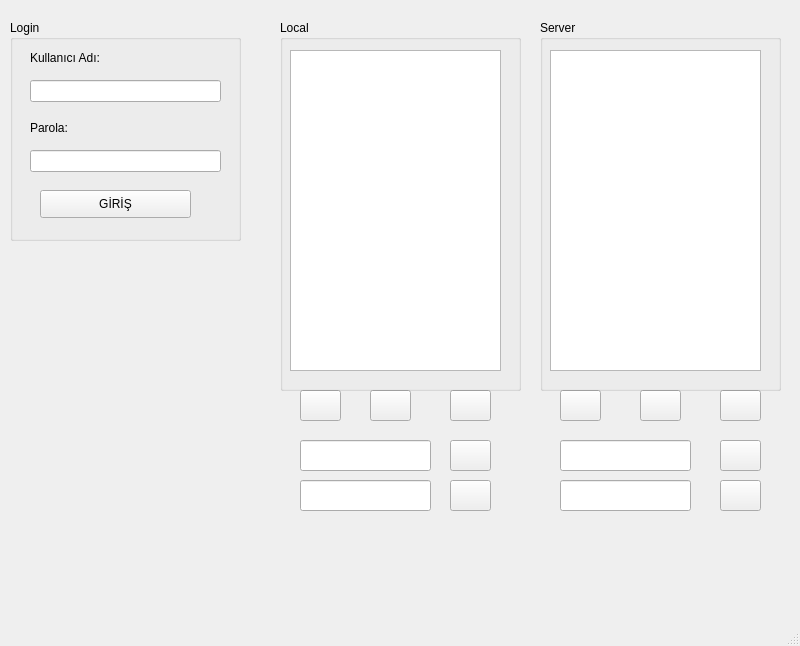
<?xml version="1.0" encoding="UTF-8"?>
<ui version="4.0">
 <class>FtpServer</class>
 <widget class="QMainWindow" name="FtpServer">
  <property name="geometry">
   <rect>
    <x>0</x>
    <y>0</y>
    <width>800</width>
    <height>646</height>
   </rect>
  </property>
  <property name="windowTitle">
   <string>FTP SERVER</string>
  </property>
  <widget class="QWidget" name="centralwidget">
   <widget class="QPushButton" name="up_level_local">
    <property name="geometry">
     <rect>
      <x>300</x>
      <y>390</y>
      <width>41</width>
      <height>31</height>
     </rect>
    </property>
    <property name="text">
     <string/>
    </property>
    <property name="icon">
     <iconset>
      <normaloff>../back.png</normaloff>../back.png</iconset>
    </property>
   </widget>
   <widget class="QPushButton" name="local_nf_button">
    <property name="geometry">
     <rect>
      <x>450</x>
      <y>440</y>
      <width>41</width>
      <height>31</height>
     </rect>
    </property>
    <property name="text">
     <string/>
    </property>
    <property name="icon">
     <iconset>
      <normaloff>../new_folder.png</normaloff>../new_folder.png</iconset>
    </property>
   </widget>
   <widget class="QPushButton" name="upload">
    <property name="geometry">
     <rect>
      <x>450</x>
      <y>390</y>
      <width>41</width>
      <height>31</height>
     </rect>
    </property>
    <property name="text">
     <string/>
    </property>
    <property name="icon">
     <iconset>
      <normaloff>../../../Downloads/icons8-upload-48.png</normaloff>../../../Downloads/icons8-upload-48.png</iconset>
    </property>
   </widget>
   <widget class="QPushButton" name="delete_local">
    <property name="geometry">
     <rect>
      <x>370</x>
      <y>390</y>
      <width>41</width>
      <height>31</height>
     </rect>
    </property>
    <property name="text">
     <string/>
    </property>
    <property name="icon">
     <iconset>
      <normaloff>../../../Downloads/icons8-delete-52.png</normaloff>../../../Downloads/icons8-delete-52.png</iconset>
    </property>
   </widget>
   <widget class="QPushButton" name="up_level_server">
    <property name="geometry">
     <rect>
      <x>560</x>
      <y>390</y>
      <width>41</width>
      <height>31</height>
     </rect>
    </property>
    <property name="text">
     <string/>
    </property>
    <property name="icon">
     <iconset>
      <normaloff>../back.png</normaloff>../back.png</iconset>
    </property>
   </widget>
   <widget class="QPushButton" name="download">
    <property name="geometry">
     <rect>
      <x>720</x>
      <y>390</y>
      <width>41</width>
      <height>31</height>
     </rect>
    </property>
    <property name="text">
     <string/>
    </property>
    <property name="icon">
     <iconset>
      <normaloff>../download.png</normaloff>../download.png</iconset>
    </property>
   </widget>
   <widget class="QPushButton" name="delete_server">
    <property name="geometry">
     <rect>
      <x>640</x>
      <y>390</y>
      <width>41</width>
      <height>31</height>
     </rect>
    </property>
    <property name="text">
     <string/>
    </property>
    <property name="icon">
     <iconset>
      <normaloff>../../../Downloads/icons8-delete-52.png</normaloff>../../../Downloads/icons8-delete-52.png</iconset>
    </property>
   </widget>
   <widget class="QPushButton" name="local_rename_button">
    <property name="geometry">
     <rect>
      <x>450</x>
      <y>480</y>
      <width>41</width>
      <height>31</height>
     </rect>
    </property>
    <property name="text">
     <string/>
    </property>
    <property name="icon">
     <iconset>
      <normaloff>../rename.png</normaloff>../rename.png</iconset>
    </property>
   </widget>
   <widget class="QGroupBox" name="groupBox">
    <property name="geometry">
     <rect>
      <x>10</x>
      <y>20</y>
      <width>231</width>
      <height>221</height>
     </rect>
    </property>
    <property name="title">
     <string>Login</string>
    </property>
    <widget class="QLabel" name="label">
     <property name="geometry">
      <rect>
       <x>20</x>
       <y>30</y>
       <width>81</width>
       <height>16</height>
      </rect>
     </property>
     <property name="text">
      <string>Kullanıcı Adı:</string>
     </property>
    </widget>
    <widget class="QLabel" name="label_2">
     <property name="geometry">
      <rect>
       <x>20</x>
       <y>100</y>
       <width>55</width>
       <height>16</height>
      </rect>
     </property>
     <property name="text">
      <string>Parola: </string>
     </property>
    </widget>
    <widget class="QPushButton" name="login_button">
     <property name="geometry">
      <rect>
       <x>30</x>
       <y>170</y>
       <width>151</width>
       <height>28</height>
      </rect>
     </property>
     <property name="text">
      <string>GİRİŞ</string>
     </property>
    </widget>
    <widget class="QLineEdit" name="password">
     <property name="geometry">
      <rect>
       <x>20</x>
       <y>130</y>
       <width>191</width>
       <height>22</height>
      </rect>
     </property>
    </widget>
    <widget class="QLineEdit" name="username">
     <property name="geometry">
      <rect>
       <x>20</x>
       <y>60</y>
       <width>191</width>
       <height>22</height>
      </rect>
     </property>
    </widget>
   </widget>
   <widget class="QGroupBox" name="groupBox_2">
    <property name="geometry">
     <rect>
      <x>280</x>
      <y>20</y>
      <width>241</width>
      <height>371</height>
     </rect>
    </property>
    <property name="title">
     <string>Local</string>
    </property>
    <widget class="QListWidget" name="local_list">
     <property name="geometry">
      <rect>
       <x>10</x>
       <y>30</y>
       <width>211</width>
       <height>321</height>
      </rect>
     </property>
    </widget>
   </widget>
   <widget class="QGroupBox" name="groupBox_3">
    <property name="geometry">
     <rect>
      <x>540</x>
      <y>20</y>
      <width>241</width>
      <height>371</height>
     </rect>
    </property>
    <property name="title">
     <string>Server</string>
    </property>
    <widget class="QListWidget" name="server_list">
     <property name="geometry">
      <rect>
       <x>10</x>
       <y>30</y>
       <width>211</width>
       <height>321</height>
      </rect>
     </property>
    </widget>
   </widget>
   <widget class="QLineEdit" name="local_nf_et">
    <property name="geometry">
     <rect>
      <x>300</x>
      <y>440</y>
      <width>131</width>
      <height>31</height>
     </rect>
    </property>
   </widget>
   <widget class="QLineEdit" name="local_rename_et">
    <property name="geometry">
     <rect>
      <x>300</x>
      <y>480</y>
      <width>131</width>
      <height>31</height>
     </rect>
    </property>
   </widget>
   <widget class="QLineEdit" name="server_nf_et">
    <property name="geometry">
     <rect>
      <x>560</x>
      <y>440</y>
      <width>131</width>
      <height>31</height>
     </rect>
    </property>
   </widget>
   <widget class="QPushButton" name="server_nf_button">
    <property name="geometry">
     <rect>
      <x>720</x>
      <y>440</y>
      <width>41</width>
      <height>31</height>
     </rect>
    </property>
    <property name="text">
     <string/>
    </property>
    <property name="icon">
     <iconset>
      <normaloff>../new_folder.png</normaloff>../new_folder.png</iconset>
    </property>
   </widget>
   <widget class="QPushButton" name="server_rename_button">
    <property name="geometry">
     <rect>
      <x>720</x>
      <y>480</y>
      <width>41</width>
      <height>31</height>
     </rect>
    </property>
    <property name="text">
     <string/>
    </property>
    <property name="icon">
     <iconset>
      <normaloff>../rename.png</normaloff>../rename.png</iconset>
    </property>
   </widget>
   <widget class="QLineEdit" name="server_rename_et">
    <property name="geometry">
     <rect>
      <x>560</x>
      <y>480</y>
      <width>131</width>
      <height>31</height>
     </rect>
    </property>
   </widget>
  </widget>
  <widget class="QStatusBar" name="statusbar"/>
 </widget>
 <resources/>
 <connections/>
</ui>
